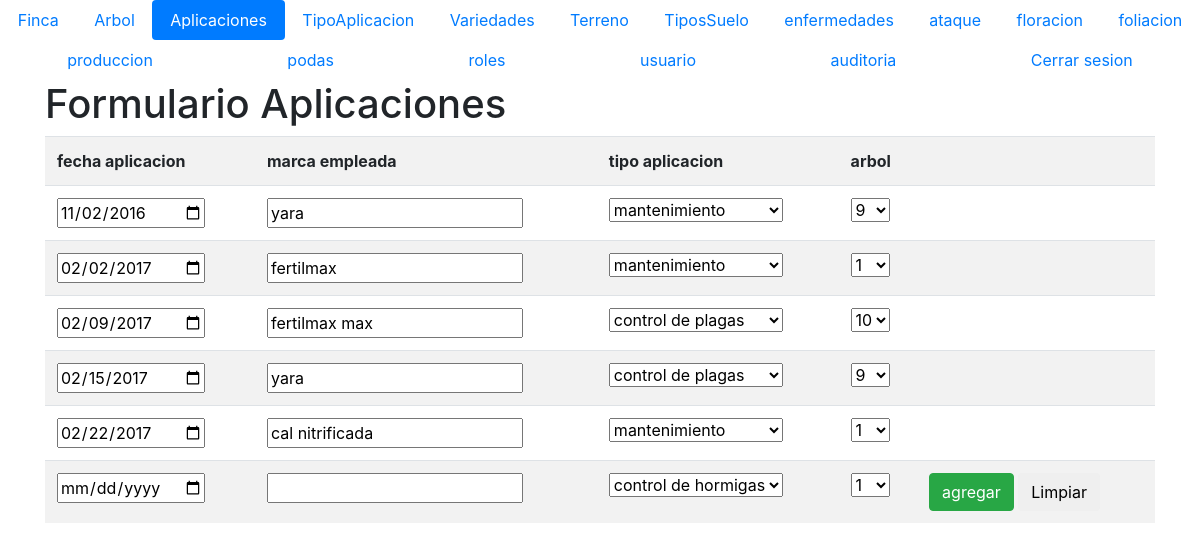
The page /formularioaplicaciones.php (signed in) on the database its author committed.
### tables this page shows
CREATE TABLE `aplicaciones` (
  `idaplicaciones` mediumint(9) NOT NULL,
  `fechaaplicaciones` date NOT NULL,
  `marcaempleadaaplicaciones` varchar(55) NOT NULL,
  `idtipoaplicacion` tinyint(4) NOT NULL,
  `idarbolaplicaciones` int(11) NOT NULL
);

CREATE TABLE `tipoaplicacion` (
  `idtipoaplicacion` tinyint(3) NOT NULL,
  `nombretipoaplicacion` varchar(35) NOT NULL,
  `tipohervicida` varchar(35) NOT NULL,
  `tipofungicida` varchar(35) NOT NULL,
  `tipoabono` varchar(35) NOT NULL,
  `nombrefungicida` varchar(55) NOT NULL,
  `nombrehervicida` varchar(55) NOT NULL,
  `nombreabono` varchar(55) NOT NULL
);

CREATE TABLE `arbol` (
  `idarbol` int(11) NOT NULL,
  `alturaarbol` smallint(6) NOT NULL,
  `cantidadderamasarbol` tinyint(4) NOT NULL,
  `idfincaarbol` smallint(3) NOT NULL,
  `idterrenoarbol` tinyint(3) NOT NULL,
  `idvariedadesarbol` tinyint(3) NOT NULL
);

### aplicaciones.php (called while the page is built, shortened)
<?php
  class aplicaciones {
      private $_conexion;
      private $_paginacion =10;
      function __construct ($conexion,$idaplicaciones,$fechaaplicaciones,$marcaempleadaaplicaciones,$idtipoaplicacion,$idarbolaplicaciones){
          $this->_conexion=$conexion;
      }
      function getRol($idusuario){
        $roles=mysqli_query($this->_conexion, "SELECT ".static::class."roles AS elpermiso FROM roles WHERE idRoles IN(SELECT idrolUsuario FROM usuario WHERE idusuario =$idusuario)") or die (mysqli_error($this->_conexion));
        $unregistro=mysqli_fetch_array($roles);
        return $unregistro['elpermiso'];
    }
    function listar ($pagina){
        if ($pagina<=0){
            $listado=mysqli_query($this->_conexion,"SELECT * FROM aplicaciones ORDER BY idaplicaciones") or die (mysqli_error($this->_conexion));
        }else{
            $paginacionMax = $pagina *$this->_paginacion;
            $paginacionMin = $paginacionMax - $this->_paginacion;
            $listado=mysqli_query($this->_conexion,"SELECT* FROM aplicaciones ORDER BY idaplicaciones LIMIT $paginacionMin, $paginacionMax") or die (mysqli_error($this->_conexion));
        }
        return $listado;
    }
 }
 ?>

### tipoaplicacion.php (called while the page is built, shortened)
<?php
  class tipoaplicacion {
      private $_conexion;
      private $_paginacion =10;
      function __construct ($conexion,$idtipoaplicacion,$nombretipoaplicacion,$tipohervicida,$tipofungicida,$tipoabono,$nombrefungicida,$nombrehervicida,$nombreabono){
          $this->_conexion=$conexion;
        }
    function listar ($pagina){
        if ($pagina<=0){
            $listado=mysqli_query($this->_conexion,"SELECT * FROM tipoaplicacion ORDER BY idtipoaplicacion") or die (mysqli_error($this->_conexion));
        }else{
            $paginacionMax = $pagina *$this->_paginacion;
            $paginacionMin = $paginacionMax - $this->_paginacion;
            $listado=mysqli_query($this->_conexion,"SELECT* FROM tipoaplicacion ORDER BY idtipoaplicacion LIMIT $paginacionMin, $paginacionMax") or die (mysqli_error($this->conexion));
        }
        return $listado;
    }
  }
 ?>

### arbol.php (called while the page is built, shortened)
<?php
  class arbol {
      private $_conexion;
      private $_paginacion =10;
      function __construct ($conexion,$idarbol,$alturaarbol,$cantidadderamasarbol,$idfincaarbol,$idterrenoarbol,$idvariedadesarbol){
          $this->_conexion=$conexion;
        }
    function listar ($pagina){
        if ($pagina<=0){
            $listado=mysqli_query($this->_conexion,"SELECT * FROM arbol ORDER BY idarbol") or die (mysqli_error($this->_conexion));
        }else{
            $paginacionMax = $pagina *$this->_paginacion;
            $paginacionMin = $paginacionMax - $this->_paginacion;
            $listado=mysqli_query($this->_conexion,"SELECT* FROM arbol ORDER BY idarbol LIMIT $paginacionMin, $paginacionMax") or die (mysqli_error($this->conexion));
        }
        return $listado;
    }
  }
 ?>

### formularioaplicaciones.php (the view, shortened to what this page needs)
<!DOCTYPE html>
 <?php
   if (isset($_SESSION['id'])){
?>
<html>
<head>
  <link rel="stylesheet" href="https://maxcdn.bootstrapcdn.com/bootstrap/4.0.0-alpha.6/css/bootstrap.min.css">
  <link href="https://maxcdn.bootstrapcdn.com/font-awesome/4.7.0/css/font-awesome.min.css" rel="stylesheet">
    </head>
    <body>
<?php
   $formulario = "aplicaciones";
   include_once("menu.php");
   $pagina = isset($_GET['pag'])?$_GET['pag']:1;
?>
<div class="container">
<header>
    <h1>Formulario Aplicaciones</h1>
</header>
    <table class="table table-striped">
  <thead class="thead-inverse">
    <tbody>
        <tr>
         <th scope="col">fecha aplicacion</th>
         <th scope="col">marca empleada  </th>
        <th scope="col">tipo aplicacion  </th>
         <th scope="col">arbol  </th>
          <th scope="col"></th>
        </tr>
<?php
$objetoconexion = new conexion();
$conexion =$objetoconexion->conectar();
include_once("../modelo/aplicaciones.php");
$objetoaplicaciones = new aplicaciones($conexion,0,'idaplicaciones','fechaaplicaciones','marcaempleadaaplicaciones','idtipoaplicacion','idarbolaplicaciones');
$listaaplicacioness = $objetoaplicaciones->listar($pagina);
$permiso = $objetoaplicaciones->getRol($_SESSION['id']);
include_once("../modelo/tipoaplicacion.php");
$objetotipoaplicacion = new tipoaplicacion($conexion,0,'nombretipoaplicacion','tipohervicida','tipofungicida','tipoabono','nombrefungicida','nombreherviida','nombreabono');
$listatipoaplicaciones = $objetotipoaplicacion->listar(0);
include_once("../modelo/arbol.php");
$objetoarbol = new arbol ($conexion,0,'alturaarbol','cantidadderamasarbol','idfincaarbol','idterrenoarbol','idvariedades');
$listaarboles = $objetoarbol->listar(0);
if (stripos($permiso,"r")!==false){
while($unregistro =mysqli_fetch_array($listaaplicacioness)){
    echo '<tr><form id="fmodificaraplicaciones'.$unregistro["idaplicaciones"].'" action="../controlador/controladoraplicaciones.php" method="post">';
    echo '<td><input type="hidden" name="fidaplicaciones"   value="'.$unregistro['idaplicaciones'].'">';
    echo ' <input type="date" name="ffechaaplicaciones"  value="'.$unregistro['fechaaplicaciones'].'"></td>';
    echo '<td><input type="text" name="fmarcaempleadaaplicaciones"  value="'.$unregistro['marcaempleadaaplicaciones'].'"></td>';
        echo '<td><select name="fidtipoaplicacion">';
        while($otroregistro =mysqli_fetch_array($listatipoaplicaciones)){
           echo "<option value=".$otroregistro['idtipoaplicacion']."";
           if ($unregistro['idtipoaplicacion'] == $otroregistro['idtipoaplicacion']){
               echo " selected ";
           }
           echo ">{$otroregistro['nombretipoaplicacion']}</option>";
        }
        mysqli_data_seek($listatipoaplicaciones,0);
     echo '</select></td>';
        echo '<td><select name="fidarbolaplicaciones">';
        while($otroregistro =mysqli_fetch_array($listaarboles)){
           echo "<option value=".$otroregistro['idarbol']."";
           if ($unregistro['idarbolaplicaciones'] == $otroregistro['idarbol']){
               echo " selected ";
           }
           echo ">{$otroregistro['idarbol']}</option>";
        }
        mysqli_data_seek($listaarboles,0);
     echo '</select></td>';
    echo '<td>';
    echo '</form></tr>';
 }
}
?>
<?php
    if (stripos($permiso,"c")!==false){
?>
<tr><form id="fingresaraplicaciones" action="../controlador/controladoraplicaciones.php" method="post">
<td><input type="hidden" name="fidaplicaciones" value="0">
   <input type="date" name="ffechaaplicaciones"></td>
<td><input type="text" name="fmarcaempleadaaplicaciones"></td>
<td><select name="fidtipoaplicacion">
<?php
       while($otroregistro =mysqli_fetch_array($listatipoaplicaciones)){
           echo "<option value=".$otroregistro['idtipoaplicacion'].">{$otroregistro['nombretipoaplicacion']}</option>";
       }
    ?>
    </select>
    </td>
<td><select name="fidarbolaplicaciones">
<?php
       while($otroregistro =mysqli_fetch_array($listaarboles)){
           echo "<option value=".$otroregistro['idarbol'].">{$otroregistro['idarbol']}</option>";
       }
    ?>
    </select>
    </td>
<td><button type="submit" class="btn btn-success" name="fenviar" value="ingresar">agregar</button>
<button type="reset" class="btn" name="fenviar" value="limpiar">Limpiar</button></td>
</form> </tr>
<?php
   }
?>
</tbody>
</table>
</div>
</body>
</html>
<?php
}else{
       header("location:../index.php");
   }
?>

### menu.php
 <!DOCTYPE html>
<html>
<head></head>
<nav>
<ul class="nav nav-pills nav-fill">
  <li class="nav-item">
    <a class="nav-link <?php echo (($formulario=='finca')?'active':''); ?>"          href="formulariofinca.php">Finca</a>
  </li>
  <li class="nav-item">
    <a class="nav-link <?php echo (($formulario=='arbol')?'active':''); ?>"          href="formularioarbol.php">Arbol</a>
  </li>
  <li class="nav-item">
    <a class="nav-link <?php echo (($formulario=='aplicaciones')?'active':''); ?>"   href="formularioaplicaciones.php">Aplicaciones</a>
  </li>
  <li class="nav-item">
    <a class="nav-link <?php echo (($formulario=='tipoaplicacion')?'active':''); ?>" href="formulariotipoaplicacion.php">TipoAplicacion</a>
  </li>
  <li class="nav-item">
    <a class="nav-link <?php echo (($formulario=='variedades')?'active':''); ?>" href="formulariovariedades.php">Variedades</a>
  </li>
  <li class="nav-item">
    <a class="nav-link <?php echo (($formulario=='terreno')?'active':''); ?>" href="formularioterreno.php">Terreno</a>
  </li>
  <li class="nav-item">
    <a class="nav-link <?php echo (($formulario=='tiposuelos')?'active':''); ?>" href="formulariotiposuelos.php">TiposSuelo</a>
  </li>
  <li class="nav-item">
    <a class="nav-link <?php echo (($formulario=='enfermedades')?'active':''); ?>" href="formularioenfermedades.php">enfermedades</a>
  </li>
  <li class="nav-item">
    <a class="nav-link <?php echo (($formulario=='ataque')?'active':''); ?>" href="formularioataque.php">ataque</a>
  </li>
  <li class="nav-item">
    <a class="nav-link <?php echo (($formulario=='floracion')?'active':''); ?>" href="formulariofloracion.php">floracion</a>
  </li>
  <li class="nav-item">
    <a class="nav-link <?php echo (($formulario=='foliacion')?'active':''); ?>" href="formulariofoliacion.php">foliacion</a>
  </li>
  <li class="nav-item">
    <a class="nav-link <?php echo (($formulario=='produccion')?'active':''); ?>" href="formularioproduccion.php">produccion</a>
  </li>
  <li class="nav-item">
    <a class="nav-link <?php echo (($formulario=='podas')?'active':''); ?>" href="formulariopodas.php">podas</a>
  </li>
   <li class="nav-item">
    <a class="nav-link <?php echo (($formulario=='roles')?'active':''); ?>" href="formularioroles.php">roles</a>
  </li>
  <li class="nav-item">
    <a class="nav-link <?php echo (($formulario=='usuario')?'active':''); ?>" href="formulariousuario.php">usuario</a>
  </li>
  <li class="nav-item">
    <a class="nav-link <?php echo (($formulario=='auditoria')?'active':''); ?>" href="formularioauditoria.php">auditoria</a>
  </li>
  <li class="nav-item">
    <a class="nav-link <?php echo (($formulario=='cerrarsesion')?'active':''); ?>" href="formulariocerrarsesion.php">Cerrar sesion</a>
  </li>
</ul>
<nav>
</html>

### rows shown on the page
aplicaciones: ffechaaplicaciones "11/02/2016", fmarcaempleadaaplicaciones "yara", fidtipoaplicacion "mantenimiento", fidarbolaplicaciones "9"
aplicaciones: ffechaaplicaciones "02/02/2017", fmarcaempleadaaplicaciones "fertilmax", fidtipoaplicacion "mantenimiento", fidarbolaplicaciones "1"
aplicaciones: ffechaaplicaciones "02/09/2017", fmarcaempleadaaplicaciones "fertilmax max", fidtipoaplicacion "control de plagas", fidarbolaplicaciones "10"
aplicaciones: ffechaaplicaciones "02/15/2017", fmarcaempleadaaplicaciones "yara", fidtipoaplicacion "control de plagas", fidarbolaplicaciones "9"
aplicaciones: ffechaaplicaciones "02/22/2017", fmarcaempleadaaplicaciones "cal nitrificada", fidtipoaplicacion "mantenimiento", fidarbolaplicaciones "1"

### other values the page prints
form field fidtipoaplicacion "control de hormigas"
form field fidarbolaplicaciones "1"
